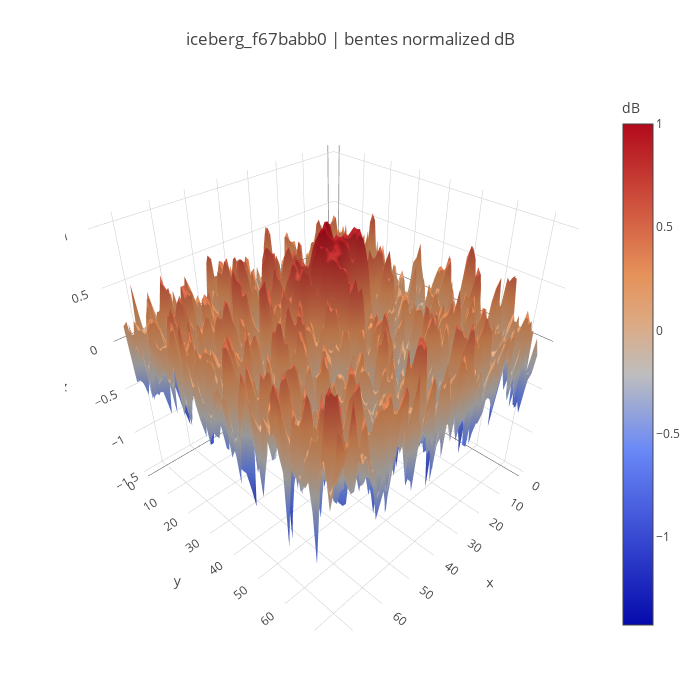

Notebook source saved alongside this figure:
### Code cell
print('mean', round(bentes.mean(), 4), 'std', round(bentes.std(), 4))
plot_3d_example(bentes2d, 'iceberg_{} | '.format(ice_id)+tbentes);

### Figure 1 — Plotly figure (JSON) as saved in the notebook; plotly's stock layout.template omitted (floating-point values rounded to 4 significant figures; data arrays with more than 128 entries replaced by an {"elided": "..."} marker saying what was removed)
{"data": [{"colorbar": {"title": "dB"}, "type": "surface", "z": {"elided": "75x75 float values"}}], "layout": {"autosize": false, "height": 700, "margin": {"b": 65, "l": 65, "r": 50, "t": 90}, "title": "iceberg_f67babb0 | bentes normalized dB", "width": 700}}
